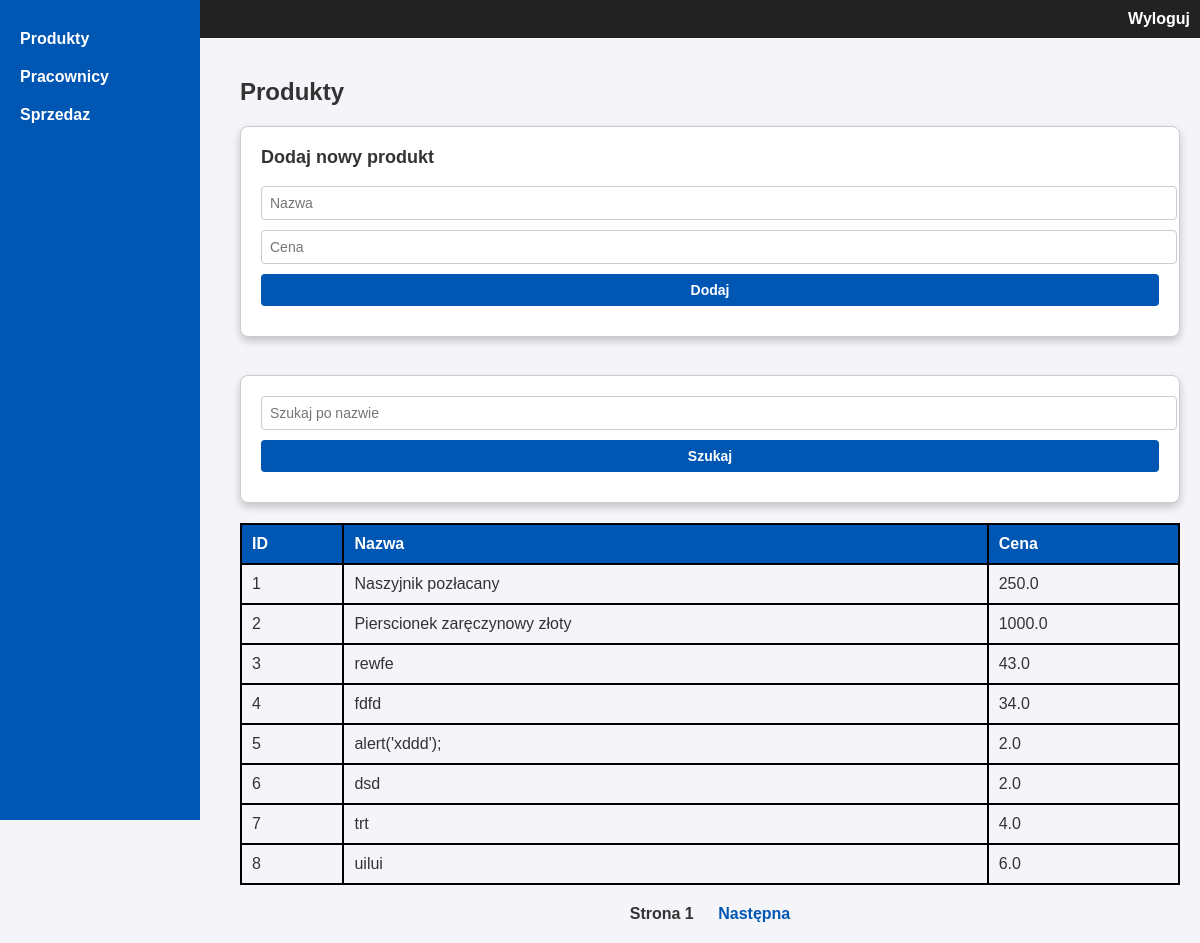
The page /dashboard/produkty (signed in) on the database as committed earlier.
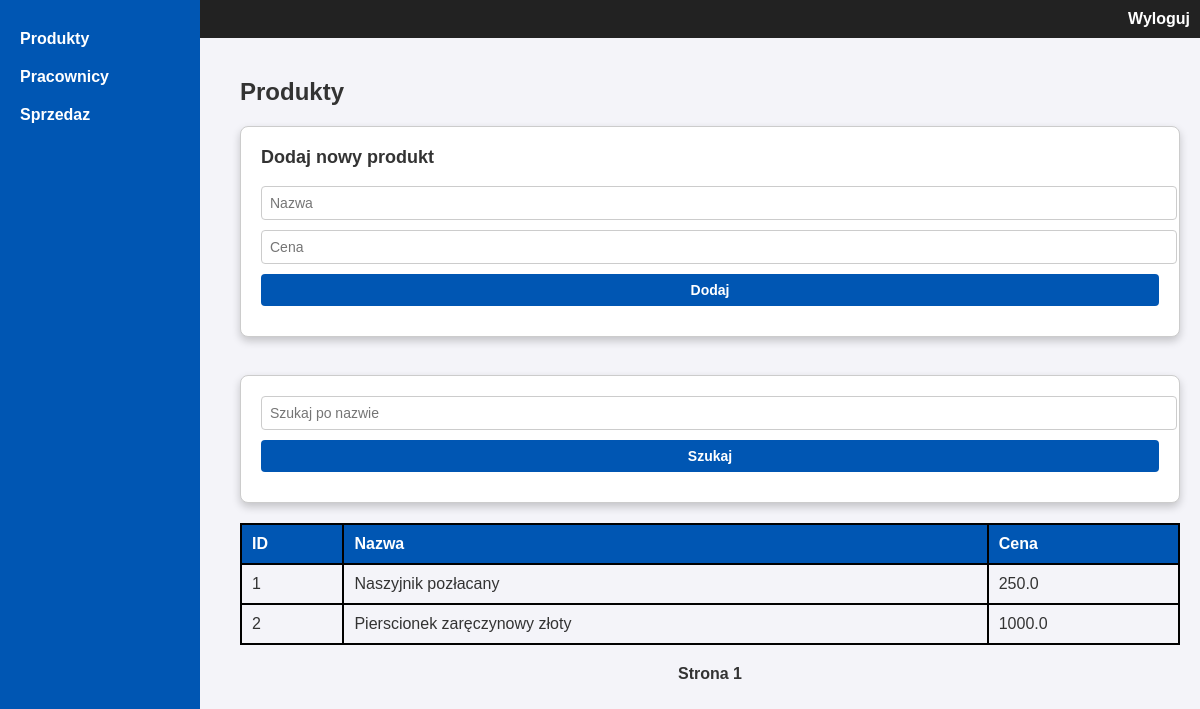
The same page on the database as committed later.
### tables this page shows
CREATE TABLE produkty (
    id INTEGER PRIMARY KEY AUTOINCREMENT,
    nazwa TEXT NOT NULL,
    cena REAL NOT NULL
);

### niezabezpieczona_aplikacja/views/produkty.py (the view)
@produkty_bp.route('/produkty', methods=['GET', 'POST'])
def produkty():
    if 'user_id' not in session:
        return redirect(url_for('login.login'))
    search_query = request.args.get('search', '')
    page = int(request.args.get('page', 1))
    produkty = get_produkty(search_query, per_page=8, page=page)
    if request.method == 'POST':
        nazwa = request.form['nazwa']
        cena = float(request.form['cena'])
        add_produkt(nazwa, cena)
        return redirect(url_for('produkty.produkty', page=page, search=search_query))
    return render_template(
        'produkty.html',
        produkty=produkty,
        search_query=search_query,
        page=page,
        per_page=8
    )

### niezabezpieczona_aplikacja/views/produkty.py (called while the page is built)
def get_db_connection():
    conn = sqlite3.connect(db_path)
    conn.row_factory = sqlite3.Row
    return conn

def get_produkty(search_query=None, per_page=8, page=1):
    offset = (page - 1) * per_page
    conn = get_db_connection()
    cursor = conn.cursor()
    query = "SELECT * FROM produkty"
    if search_query:
        query += f" WHERE nazwa LIKE '%{search_query}%'"
    query += f" LIMIT {per_page} OFFSET {offset}"
    cursor.execute(query)
    results = cursor.fetchall()
    conn.close()
    return results

### niezabezpieczona_aplikacja/templates/produkty.html (shortened to what this page needs)
<!DOCTYPE html>
<html lang="pl">
  <head>
    <link rel="stylesheet" type="text/css" href="{{ url_for('static', filename='css/dashboard_main.css') }}" />
  </head>
  <body>
    <div id="top_menu">
      <a href="{{ url_for('logout.logout') }}">Wyloguj</a>
    </div>
    <div id="content">
<h2>Produkty</h2>
<form method="POST">
    <h3>Dodaj nowy produkt</h3>
    <input type="text" name="nazwa" placeholder="Nazwa" required />
    <input type="number" step="0.01" name="cena" placeholder="Cena" required />
    <button type="submit">Dodaj</button>
</form>
<br>
<form method="GET" action="{{ url_for('produkty.produkty') }}">
    <input type="text" name="search" placeholder="Szukaj po nazwie" value="{{ search_query }}" />
    <button type="submit">Szukaj</button>
</form>
<table>
    <thead>
        <tr>
            <th>ID</th>
            <th>Nazwa</th>
            <th>Cena</th>
        </tr>
    </thead>
    <tbody>
        {% for produkt in produkty %}
        <tr>
            <td>{{ produkt[0] }}</td>
            <td>{{ produkt[1] }}</td>
            <td>{{ produkt[2] }}</td>
        </tr>
        {% endfor %}
    </tbody>
</table>
      <div id="pagination">
        <span>Strona {{ page }}</span>
        {% if produkty|length == per_page %}
          <a href="{{ url_for('produkty.produkty', page=page+1, search=search_query) }}">Następna</a>
        {% endif %}
      </div>
    </div>
    <div id="left_menu">
<a href="{{ url_for('produkty.produkty') }}">Produkty</a>
<a href="{{ url_for('pracownicy.pracownicy') }}">Pracownicy</a>
<a href="{{ url_for('sprzedaz.sprzedaz') }}">Sprzedaz</a>
    </div>
  </body>
</html>

Rows that differ between the two databases and show on the page:
removed produkty: id "3", nazwa "rewfe", cena "43.0"
removed produkty: id "4", nazwa "fdfd", cena "34.0"
removed produkty: id "5", nazwa "alert('xddd');", cena "2.0"
removed produkty: id "6", nazwa "dsd", cena "2.0"
removed produkty: id "7", nazwa "trt", cena "4.0"
removed produkty: id "8", nazwa "uilui", cena "6.0"
Other text that changed with them:
text no longer shown: "Następna"
